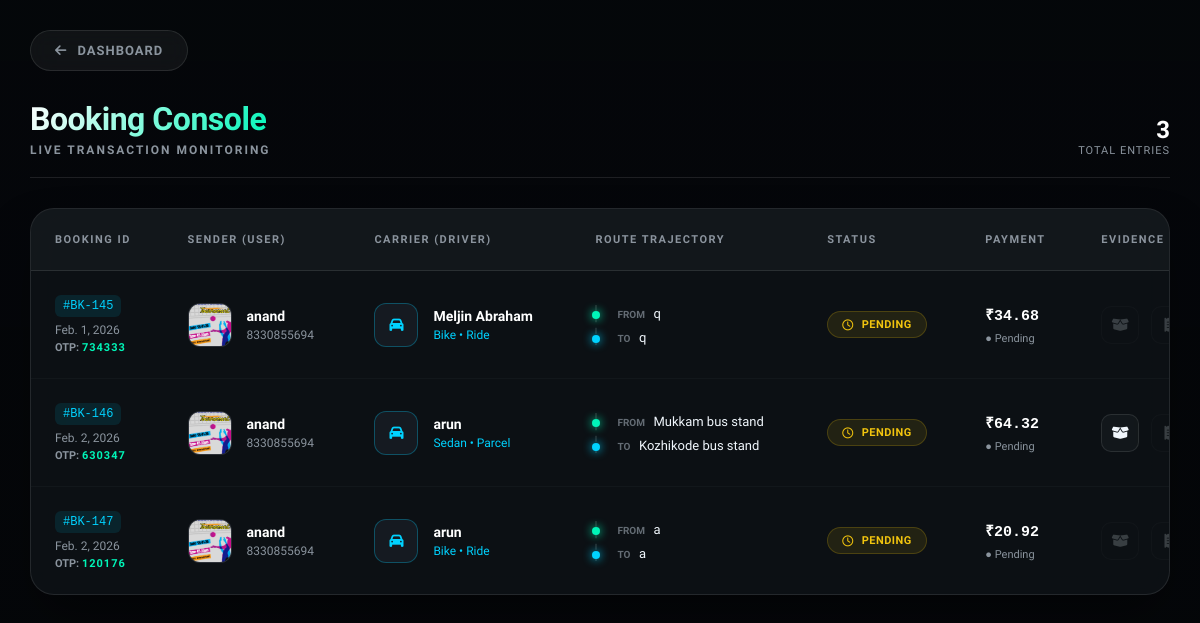
Page /viewbookingpage on the committed database.
### CordApp/models.py (models this page shows, shortened)
class BookingTable(models.Model):
    USERID = models.ForeignKey(UserTable, on_delete=models.CASCADE, null=True, blank=True)
    TRAVELERID = models.ForeignKey(TravelRouteTable, on_delete=models.CASCADE, null=True, blank=True)
    PickupLocation = models.CharField(max_length=300, null=True, blank=True)
    DropLocation = models.CharField(max_length=300, null=True, blank=True)
    BookingStatus = models.CharField(max_length=20, default="Pending")
    BookingDate = models.DateField(auto_now_add=True, null=True, blank=True)
    OtpCode = models.CharField(max_length=10, null=True, blank=True)
    ParcelImage = models.ImageField(upload_to='parcel_pics/', null=True, blank=True)
    PaymentStatus = models.CharField(max_length=50, default='Pending')
    PaymentProof = models.ImageField(upload_to='payment_proofs/', blank=True, null=True)
    UTR = models.CharField(max_length=100, blank=True, null=True)

class UserTable(models.Model):
    LOGIN = models.ForeignKey(LoginTable, on_delete=models.CASCADE, null=True, blank=True)
    Name = models.CharField(max_length=30, null=True, blank=True)
    PhoneNo = models.BigIntegerField(null=True, blank=True)
    Email = models.CharField(max_length=30, null=True, blank=True)
    Place = models.CharField(max_length=30, null=True, blank=True)
    ProfilePhoto = models.ImageField(upload_to='profiles/', null=True, blank=True)
    IdProof = models.ImageField(upload_to='id_proofs/', null=True, blank=True)
    UpiId = models.CharField(max_length=50, null=True, blank=True)

class TravelRouteTable(models.Model):
    TRAVELERID = models.ForeignKey(UserTable, on_delete=models.CASCADE, related_name="route_traveler", null=True, blank=True)
    StartLocation = models.CharField(max_length=300, null=True, blank=True)
    EndLocation = models.CharField(max_length=300, null=True, blank=True)
    Kms = models.FloatField(default=0.0)
    VehicleType = models.CharField(max_length=50, default="Sedan")
    StartDate = models.DateField(null=True, blank=True)
    EndDate = models.DateField(null=True, blank=True)
    StartingTime = models.TimeField(null=True, blank=True)
    EndingTime = models.TimeField(null=True, blank=True)
    RideType = models.CharField(max_length=20, null=True, blank=True)
    Amount = models.FloatField(null=True, blank=True)
    SpaceAvailability = models.CharField(max_length=20, null=True, blank=True)
    RideAvailability = models.CharField(max_length=20, null=True, blank=True)
    BagSize = models.CharField(max_length=50, null=True, blank=True, default="N/A")

### CordApp/views.py (the view)
# urls.py: path('viewbookingpage',viewbookingpage.as_view(),name='viewbookingpage'),
class viewbookingpage(View):
    def get(self, request):
        booking_obj = BookingTable.objects.all()
        return render(request, "viewbooking.html", {'val': booking_obj})

### templates/viewbooking.html (shortened to what this page needs)
<!DOCTYPE html>
<html lang="en">
<head>
    <link rel="stylesheet" href="https://cdnjs.cloudflare.com/ajax/libs/font-awesome/6.4.0/css/all.min.css">
</head>
<body>
    <a href="/adminhome" class="back-nav">
        <i class="fa-solid fa-arrow-left"></i>
        <span>Dashboard</span>
    </a>
    <div class="container">
        <div class="page-header">
            <div class="header-title">
                <h1>Booking Console</h1>
                <span>Live Transaction Monitoring</span>
            </div>
            <div style="text-align: right;">
                <div style="font-size: 24px; font-weight: 700; color: #fff;">{{ val|length }}</div>
                <div style="font-size: 11px; color: var(--text-muted); text-transform: uppercase; letter-spacing: 1px;">Total Entries</div>
            </div>
        </div>
        <div class="glass-table-container">
            <div class="table-scroll">
                <table>
                    <thead>
                        <tr>
                            <th>Booking ID</th>
                            <th>Sender (User)</th>
                            <th>Carrier (Driver)</th>
                            <th>Route Trajectory</th>
                            <th>Status</th>
                            <th>Payment</th>
                            <th>Evidence</th>
                        </tr>
                    </thead>
                    <tbody>
                        {% for i in val %}
                        <tr>
                            <td>
                                <div class="id-badge">#BK-{{ i.id }}</div>
                                <div style="font-size: 12px; color: var(--text-muted); margin-bottom: 4px;">{{ i.BookingDate }}</div>
                                <div style="font-size: 11px; font-weight: 600; color: var(--text-muted);">
                                    OTP: <span style="color: var(--primary); letter-spacing: 1px;">{{ i.OtpCode }}</span>
                                </div>
                            </td>
                            <td>
                                <div class="info-group">
                                    <div class="avatar">
                                        {% if i.USERID.ProfilePhoto %}
                                            <img src="{{ i.USERID.ProfilePhoto.url }}" alt="User">
                                        {% else %}
                                            <i class="fa-solid fa-user"></i>
                                        {% endif %}
                                    </div>
                                    <div>
                                        <span class="name-text">{{ i.USERID.Name }}</span>
                                        <span class="sub-text">{{ i.USERID.PhoneNo }}</span>
                                    </div>
                                </div>
                            </td>
                            <td>
                                <div class="info-group">
                                    <div class="avatar" style="border-color: rgba(0, 210, 255, 0.3); color: var(--accent);">
                                        <i class="fa-solid fa-car"></i>
                                    </div>
                                    <div>
                                        <span class="name-text">{{ i.TRAVELERID.TRAVELERID.Name }}</span>
                                        <span class="sub-text" style="color: var(--accent);">
                                            {{ i.TRAVELERID.VehicleType }} • {{ i.TRAVELERID.RideType }}
                                        </span>
                                    </div>
                                </div>
                            </td>
                            <td>
                                <div class="route-path">
                                    <div class="route-node node-pickup">
                                        <span class="loc-label">FROM</span>
                                        <span style="font-size: 13px;">{{ i.PickupLocation }}</span>
                                    </div>
                                    <div class="route-node node-drop">
                                        <span class="loc-label">TO</span>
                                        <span style="font-size: 13px;">{{ i.DropLocation }}</span>
                                    </div>
                                </div>
                            </td>
                            <td>
                                <span class="status-badge
                                    {% if i.BookingStatus == 'Pending' %}st-pending
                                    {% elif i.BookingStatus == 'Verified' %}st-verified
                                    {% elif i.BookingStatus == 'paid' %}st-paid
                                    {% elif i.BookingStatus == 'Rejected' %}st-rejected
                                    {% endif %}">
                                    {% if i.BookingStatus == 'Pending' %}<i class="fa-regular fa-clock"></i>
                                    {% elif i.BookingStatus == 'Verified' %}<i class="fa-solid fa-check"></i>
                                    {% elif i.BookingStatus == 'paid' %}<i class="fa-solid fa-coins"></i>
                                    {% elif i.BookingStatus == 'Rejected' %}<i class="fa-solid fa-ban"></i>
                                    {% endif %}
                                    {{ i.BookingStatus }}
                                </span>
                            </td>
                            <td>
                                <div class="price-display">₹{{ i.TRAVELERID.Amount }}</div>
                                {% if i.PaymentStatus == 'Paid' or i.PaymentStatus == 'Tip Sent' %}
                                    <span style="color: var(--primary); font-size: 11px; font-weight: 700;">● SETTLED</span>
                                {% elif i.PaymentStatus == 'Proof Uploaded' %}
                                    <span style="color: var(--warning); font-size: 11px; font-weight: 700;">● REVIEW NEEDED</span>
                                {% else %}
                                    <span style="color: var(--text-muted); font-size: 11px;">● {{ i.PaymentStatus }}</span>
                                {% endif %}
                            </td>
                            <td>
                                {% if i.ParcelImage %}
                                    <a href="#" onclick="openModal('{{ i.ParcelImage.url }}'); return false;" class="evidence-btn" title="View Parcel Photo">
                                        <i class="fa-solid fa-box-open"></i>
                                    </a>
                                {% else %}
                                    <span class="evidence-btn disabled-btn"><i class="fa-solid fa-box-open"></i></span>
                                {% endif %}
                                {% if i.PaymentProof %}
                                    <a href="#" onclick="openModal('{{ i.PaymentProof.url }}'); return false;" class="evidence-btn" title="View Payment Receipt" style="color: var(--warning); border-color: rgba(241, 196, 15, 0.3);">
                                        <i class="fa-solid fa-receipt"></i>
                                    </a>
                                {% else %}
                                    <span class="evidence-btn disabled-btn"><i class="fa-solid fa-receipt"></i></span>
                                {% endif %}
                            </td>
                        </tr>
                        {% endfor %}
                    </tbody>
                </table>
            </div>
        </div>
    </div>
</body>
</html>

### rows in the picture
BookingTable: id "145", BookingDate "Feb. 1, 2026", OtpCode "734333", USERID.ProfilePhoto (picture), USERID.Name "anand", USERID.PhoneNo "8330855694", TRAVELERID.TRAVELERID.Name "Meljin Abraham", TRAVELERID.VehicleType "Bike", TRAVELERID.RideType "Ride", PickupLocation "q", DropLocation "q", BookingStatus "PENDING", TRAVELERID.Amount "34.68", PaymentStatus "Pending"
BookingTable: id "146", BookingDate "Feb. 2, 2026", OtpCode "630347", USERID.ProfilePhoto (picture), USERID.Name "anand", USERID.PhoneNo "8330855694", TRAVELERID.TRAVELERID.Name "arun", TRAVELERID.VehicleType "Sedan", TRAVELERID.RideType "Parcel", PickupLocation "Mukkam bus stand", DropLocation "Kozhikode bus stand", BookingStatus "PENDING", TRAVELERID.Amount "64.32", PaymentStatus "Pending"
BookingTable: id "147", BookingDate "Feb. 2, 2026", OtpCode "120176", USERID.ProfilePhoto (picture), USERID.Name "anand", USERID.PhoneNo "8330855694", TRAVELERID.TRAVELERID.Name "arun", TRAVELERID.VehicleType "Bike", TRAVELERID.RideType "Ride", PickupLocation "a", DropLocation "a", BookingStatus "PENDING", TRAVELERID.Amount "20.92", PaymentStatus "Pending"

### other values in the picture
{{ val|length }} "3"
